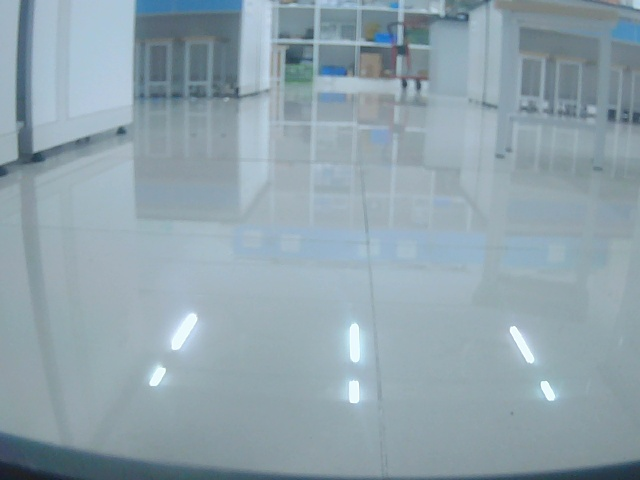
#> input picture main/camera_calibration/captures/camera_reference.jpg, 640 x 480 px, given in place of the camera
$ python ABblue.py
#> lines starting #> are read from the running program, lines starting #| are printed output that depends on the picture; after the words box and inside, x2 and y2 are one past the last pixel; in counts of white or black regions, pixels touching at a corner belong together
import cv2
import numpy as np

camera_id = 0
width = 640
height = 480
fps = 120

cap = cv2.VideoCapture(camera_id)
cap.set(cv2.CAP_PROP_FOURCC,cv2.VideoWriter.fourcc('M','J','P','G'))
cap.set(cv2.CAP_PROP_FRAME_WIDTH, width)
cap.set(cv2.CAP_PROP_FRAME_HEIGHT, height)
cap.set(cv2.CAP_PROP_FPS, fps)

if not cap.isOpened():
    print("无法打开摄像头")
    exit()

cv2.namedWindow('Blue Mask')
cv2.namedWindow('ROI')

def nothing(x):
    pass

# HSV空间蓝色分割参数可调
cv2.createTrackbar('H Low', 'Blue Mask', 100, 180, nothing)
cv2.createTrackbar('H High', 'Blue Mask', 140, 180, nothing)
cv2.createTrackbar('S Low', 'Blue Mask', 10, 255, nothing)
cv2.createTrackbar('S High', 'Blue Mask', 255, 255, nothing)
cv2.createTrackbar('V Low', 'Blue Mask', 10, 255, nothing)
cv2.createTrackbar('V High', 'Blue Mask', 255, 255, nothing)

fixed_size = (200, 200)

while True:
    ret, frame = cap.read()
#> frame is the input picture: shape (480, 640, 3); mean B, G, R 172.5, 163, 143.8
    if not ret:
        print("无法读取摄像头画面")
        break

    frame_half = frame[height//2:, :]
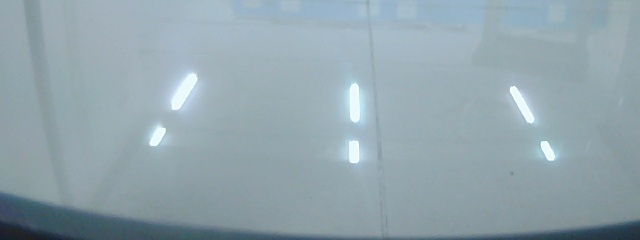
#> frame_half: shape (240, 640, 3); mean B, G, R 173.8, 165.3, 146.5

    # 获取滑动条的值
    h_low = cv2.getTrackbarPos('H Low', 'Blue Mask')
    h_high = cv2.getTrackbarPos('H High', 'Blue Mask')
    s_low = cv2.getTrackbarPos('S Low', 'Blue Mask')
    s_high = cv2.getTrackbarPos('S High', 'Blue Mask')
    v_low = cv2.getTrackbarPos('V Low', 'Blue Mask')
    v_high = cv2.getTrackbarPos('V High', 'Blue Mask')

    hsv = cv2.cvtColor(frame_half, cv2.COLOR_BGR2HSV)
#> hsv: shape (240, 640, 3); mean H, S, V 99.1, 41.4, 173.8
    lower_blue = np.array([h_low, s_low, v_low])
    upper_blue = np.array([h_high, s_high, v_high])
    mask = cv2.inRange(hsv, lower_blue, upper_blue)
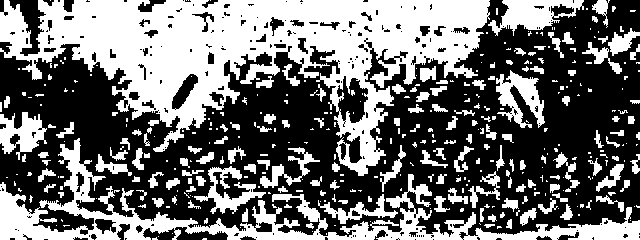
#> mask: shape (240, 640); 43.6% white; 387 white regions (236 under 20 px)

    # 找底行大于220且面积最大的轮廓
    max_cnt = None
    max_area = 0
    max_bottom = 0
    contours, _ = cv2.findContours(mask, cv2.RETR_EXTERNAL, cv2.CHAIN_APPROX_SIMPLE)
#> contours = 381 contours, 273 with area under 20; largest, box (x1, y1, x2, y2) and area: (0, 0, 490, 176) 38031, (0, 138, 640, 240) 11215, (488, 0, 584, 36) 1754, (496, 70, 545, 128) 1234, (0, 112, 47, 160) 1166
    for cnt in contours:
        x, y, w_rect, h_rect = cv2.boundingRect(cnt)
        bottom = y + h_rect
        area = cv2.contourArea(cnt)
        if bottom < 220 and bottom > 120 and area > max_area:
            max_area = area
            max_cnt = cnt
            max_bottom = bottom
#> this loop made 381 passes
#> (x, y, w_rect, h_rect, bottom, area, max_area, max_bottom) on passes 47, 48, 49, 83, 131, 138, 262, 321, 381: (188, 200, 13, 9, 209, 20.5, 20.5, 209), (538, 198, 20, 16, 214, 79.5, 79.5, 214), (502, 198, 17, 14, 212, 98, 98, 212), (448, 188, 20, 16, 204, 119.5, 119.5, 204), (468, 171, 32, 37, 208, 279.5, 279.5, 208), (194, 166, 72, 48, 214, 896.5, 896.5, 214), (0, 112, 47, 48, 160, 1165.5, 1165.5, 160), (496, 70, 49, 58, 128, 1234, 1234, 128), (0, 0, 490, 176, 176, 38031, 38031, 176)
#> (x, y, w_rect, h_rect, bottom, area) on passes 17, 21, 25, 26, 29, 36: (506, 219, 6, 10, 229, 29.5), (488, 214, 9, 8, 222, 28.5), (520, 208, 17, 18, 226, 130), (480, 208, 4, 14, 222, 27.5), (242, 208, 6, 14, 222, 45.5), (560, 204, 13, 16, 220, 81.5)
#> after the loop, max_area = 38031; max_bottom = 176; max_cnt = contour of 1697 points, box (x1, y1, x2, y2) (0, 0, 490, 176), area 38031

    mask_bgr = cv2.cvtColor(mask, cv2.COLOR_GRAY2BGR)
#> mask_bgr: shape (240, 640, 3); 43.6% white; 387 white regions (236 under 20 px), largest, box (x1, y1, x2, y2) and area: (0, 0, 490, 176) 35995, (0, 138, 640, 240) 12243, (488, 0, 584, 36) 1733
    roi_img = np.ones(fixed_size, dtype=np.uint8) * 255
    show_img = mask_bgr.copy()
    blue_bottom = -1
    if max_cnt is not None:
        rect = cv2.minAreaRect(max_cnt)
#> rect = ((244.5, 87.5), (175, 489), -90)
        box = cv2.boxPoints(rect)
#> box = [[489, 175], [-5.36e-15, 175], [0, 0], [489, 0]]
        box = np.intp(box)
#> box = [[489, 175], [0, 175], [0, 0], [489, 0]]

        fill_mask = np.zeros_like(mask)
        cv2.drawContours(fill_mask, [box], 0, 255, -1)
#> fill_mask: shape (240, 640); 56.1% white; 1 black region, box (x1, y1, x2, y2) and area: (0, 0, 640, 240) 67360
        cv2.drawContours(fill_mask, [max_cnt], -1, 0, -1)
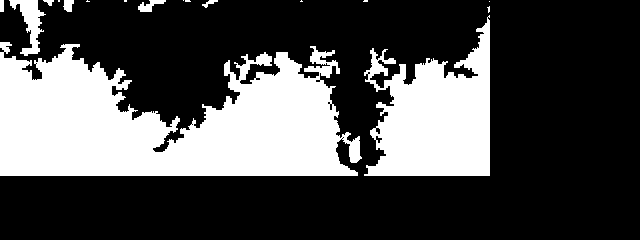
#> fill_mask: shape (240, 640); 30.3% white; 17 white regions (9 under 20 px), largest, box (x1, y1, x2, y2) and area: (0, 42, 362, 176) 32487, (364, 15, 490, 176) 12737, (9, 0, 46, 56) 844

        show_img = mask_bgr.copy()
        show_img[fill_mask == 255] = [255,255,255]
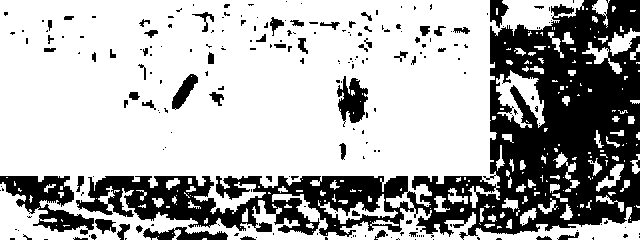
#> show_img: shape (240, 640, 3); 69% white; 223 black regions (166 under 20 px), largest, box (x1, y1, x2, y2) and area: (76, 0, 640, 240) 39401, (0, 176, 94, 235) 2426, (337, 76, 368, 127) 892

        w = int(rect[1][0])
#> w = 175
        h = int(rect[1][1])
#> h = 489
        if w > 0 and h > 0:
            src_pts = box.astype("float32")
#> src_pts = [[489, 175], [0, 175], [0, 0], [489, 0]]
            dst_pts = np.array([[0, h-1], [0, 0], [w-1, 0], [w-1, h-1]], dtype="float32")
#> dst_pts = [[0, 488], [0, 0], [174, 0], [174, 488]]
            M = cv2.getPerspectiveTransform(src_pts, dst_pts)
#> M = [[0, -0.994, 174], [0.998, 0, 0], [0, 0, 1]]
            roi_bin = cv2.warpPerspective(show_img, M, (w, h))
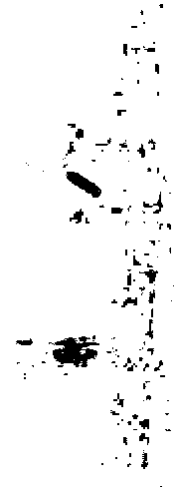
#> roi_bin: shape (489, 175, 3); min 0, max 255, mean 244.1
            roi_img = cv2.resize(roi_bin, fixed_size)
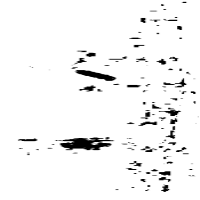
#> roi_img: shape (200, 200, 3); min 0, max 255, mean 244.1
            roi_img = cv2.cvtColor(roi_img, cv2.COLOR_BGR2GRAY)
#> roi_img: shape (200, 200)
            roi_img = cv2.bitwise_not(roi_img)
            roi_img = np.rot90(roi_img)

            # --- AB识别：横向扫线统计峰值 ---
            _, roi_bin2 = cv2.threshold(roi_img, 127, 255, cv2.THRESH_BINARY)
#> roi_bin2: shape (200, 200); 4.1% white; 108 white regions (88 under 20 px), largest, box (x1, y1, x2, y2) and area: (138, 87, 150, 140) 427, (70, 84, 81, 124) 195, (110, 19, 116, 41) 58
            kernel = np.ones((3, 3), np.uint8)
            roi_bin2 = cv2.morphologyEx(roi_bin2, cv2.MORPH_OPEN, kernel)
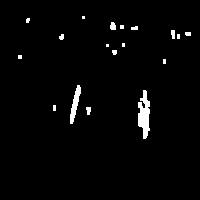
#> roi_bin2: shape (200, 200); 2.3% white; 18 white regions (9 under 20 px), largest, box (x1, y1, x2, y2) and area: (138, 90, 150, 139) 384, (70, 85, 81, 124) 194, (110, 22, 116, 30) 40
            roi_bin2 = cv2.morphologyEx(roi_bin2, cv2.MORPH_CLOSE, kernel)
#> roi_bin2: shape (200, 200); 2.3% white; 17 white regions (8 under 20 px)
            row_sum = np.sum(roi_bin2 == 255, axis=1)
#> row_sum = 200 values, max 25 at index 107, min 0 at index 0, mean 4.66
            threshold = int(0.3 * np.max(row_sum)) if np.max(row_sum) > 0 else 0
#> threshold = 7
            min_peak_height = int(0.2 * roi_bin2.shape[1])
#> min_peak_height = 40
            filtered_peaks = []
            in_peak = False
            for i, val in enumerate(row_sum):
                if val > threshold and not in_peak:
                    peak_start = i
                    in_peak = True
                elif val > threshold and in_peak:
                    pass
                elif val <= threshold and in_peak:
                    peak_end = i - 1
                    if peak_end - peak_start > 3 and np.max(row_sum[peak_start:peak_end+1]) > min_peak_height:
                        filtered_peaks.append([peak_start, peak_end])
                    in_peak = False
#> this loop made 200 passes
#> (val, in_peak) on passes 26, 31, 33, 40: (10, True), (4, False), (10, True), (3, False)
#> after the loop, filtered_peaks = []; in_peak = False; peak_end = 126; peak_start = 90
            if in_peak:
                peak_end = len(row_sum) - 1
                if peak_end - peak_start > 3 and np.max(row_sum[peak_start:peak_end+1]) > min_peak_height:
                    filtered_peaks.append([peak_start, peak_end])
            peak_count = len(filtered_peaks)
#> peak_count = 0

            contours2, hierarchy = cv2.findContours(roi_bin2, cv2.RETR_CCOMP, cv2.CHAIN_APPROX_SIMPLE)
#> contours2 = 17 contours, 12 with area under 20; largest, box (x1, y1, x2, y2) and area: (138, 90, 150, 139) 348, (70, 85, 81, 124) 153, (171, 30, 180, 39) 41, (110, 22, 116, 30) 29, (86, 107, 91, 115) 21
            hole_count = 0
            min_hole_area = 100
            if hierarchy is not None:
                for i in range(len(hierarchy[0])):
                    if hierarchy[0][i][3] != -1:
                        area = cv2.contourArea(contours2[i])
                        if area > min_hole_area:
                            hole_count += 1
#> this loop made 17 passes
#> after the loop, hole_count = 0

            print("峰值数:", peak_count, "空洞数:", hole_count)
#| 峰值数: 0 空洞数: 0
            if (peak_count == 1 and hole_count == 1):
                print("识别为：A")
            elif (peak_count == 2 and hole_count == 2):
                print("识别为：B")
            else:
                print("0")

        # 输出蓝色矩形底行行数
        x, y, w_rect, h_rect = cv2.boundingRect(max_cnt)
        blue_bottom = y + h_rect
#> blue_bottom = 176
        print("蓝色矩形底行数:", blue_bottom)
#| 蓝色矩形底行数: 176
    else:
        print("无有效蓝色区域或底行不达标，不做识别")

    cv2.imshow('Blue Mask', show_img)
    cv2.imshow('ROI', roi_img)

    if cv2.waitKey(1) & 0xFF == ord('q'):
#> (key q is pressed here)
        break

cap.release()
cv2.destroyAllWindows()

$ run again, on main/camera_calibration/captures/ground_reference.jpg
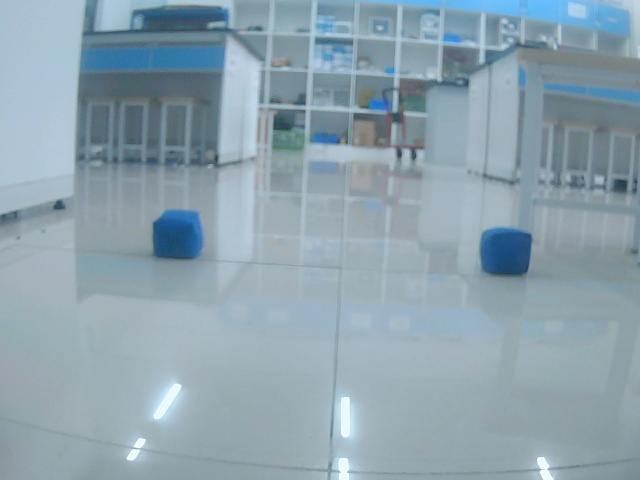
#> input picture main/camera_calibration/captures/ground_reference.jpg, 640 x 480 px, given in place of the camera
#> frame is the input picture: shape (480, 640, 3); mean B, G, R 173.9, 162.5, 141.5
#> hsv: shape (240, 640, 3); mean H, S, V 99.4, 39.8, 178.9
#> `mask = cv2.inRange(hsv, lower_blue, upper_blue)`:
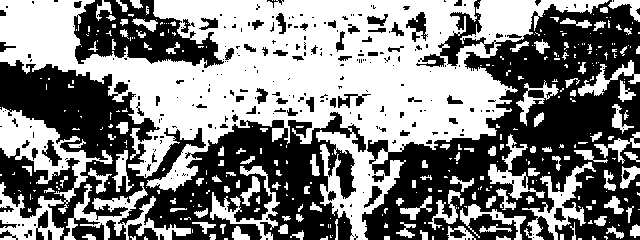
#> mask: shape (240, 640); 50.6% white; 277 black regions (202 under 20 px)
#> contours = 346 contours, 261 with area under 20; largest, box (x1, y1, x2, y2) and area: (0, 0, 609, 240) 57748, (0, 107, 113, 240) 4917, (64, 182, 191, 240) 1689, (522, 162, 596, 240) 1416, (210, 166, 280, 240) 940
#> the loop `for cnt in contours:` made 346 passes
#> (x, y, w_rect, h_rect, bottom, area, max_area, max_bottom) on passes 53, 75, 125, 141, 167, 189: (194, 208, 14, 10, 218, 54.5, 54.5, 218), (604, 196, 20, 18, 214, 138.5, 138.5, 214), (240, 176, 20, 30, 206, 184, 184, 206), (620, 166, 20, 23, 189, 234.5, 234.5, 189), (112, 150, 22, 42, 192, 296, 296, 192), (488, 134, 57, 66, 200, 825.5, 825.5, 200)
#> after the loop `for cnt in contours:`: max_area = 825.5; max_bottom = 200; max_cnt = contour of 201 points, box (x1, y1, x2, y2) (488, 134, 545, 200), area 826
#> mask_bgr: shape (240, 640, 3); 50.6% white; 277 black regions (202 under 20 px), largest, box (x1, y1, x2, y2) and area: (362, 0, 640, 240) 34627, (0, 60, 366, 240) 30171, (74, 0, 224, 68) 5392
#> rect = ((521.7, 172.3), (52.27, 62.43), -57.26)
#> `box = cv2.boxPoints(rect)`: box = [[533.9, 211.2], [481.4, 177.4], [509.6, 133.5], [562.1, 167.2]]
#> `box = np.intp(box)`: box = [[533, 211], [481, 177], [509, 133], [562, 167]]
#> show_img: shape (240, 640, 3); 51.9% white; 280 black regions (203 under 20 px), largest, box (x1, y1, x2, y2) and area: (362, 0, 640, 240) 32356, (0, 60, 366, 240) 30171, (74, 0, 224, 68) 5392
#> w = 52
#> h = 62
#> src_pts = [[533, 211], [481, 177], [509, 133], [562, 167]]
#> dst_pts = [[0, 61], [0, 0], [51, 0], [51, 61]]
#> M = [[0.612, -0.935, -128.6], [0.944, 0.601, -560.2], [0.000318, -0.000142, 1]]
#> `_, roi_bin2 = cv2.threshold(roi_img, 127, 255, cv2.THRESH_BINARY)`:
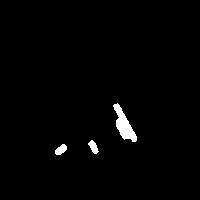
#> roi_bin2: shape (200, 200); 1.5% white; 3 white regions, box (x1, y1, x2, y2) and area: (113, 103, 137, 142) 410, (55, 144, 67, 155) 87, (88, 140, 99, 154) 85
#> row_sum = 200 values, max 18 at index 149, min 0 at index 0, mean 2.87
#> threshold = 5
#> the loop `for i, val in enumerate(row_sum):` made 200 passes
#> (peak_start, in_peak) on passes 106, 142: (105, True), (141, True)
#> after the loop `for i, val in enumerate(row_sum):`: filtered_peaks = []; in_peak = False; peak_end = 153; peak_start = 141
#> peak_count = 0
#> contours2 = 3 contours; box (x1, y1, x2, y2) and area: (114, 104, 137, 142) 362, (55, 144, 67, 155) 72, (89, 141, 98, 154) 64
#> the loop `for i in range(len(hierarchy[0])):` made 3 passes
#> after the loop `for i in range(len(hierarchy[0])):`: hole_count = 0
#| 峰值数: 0 空洞数: 0
#> blue_bottom = 200
#| 蓝色矩形底行数: 200
